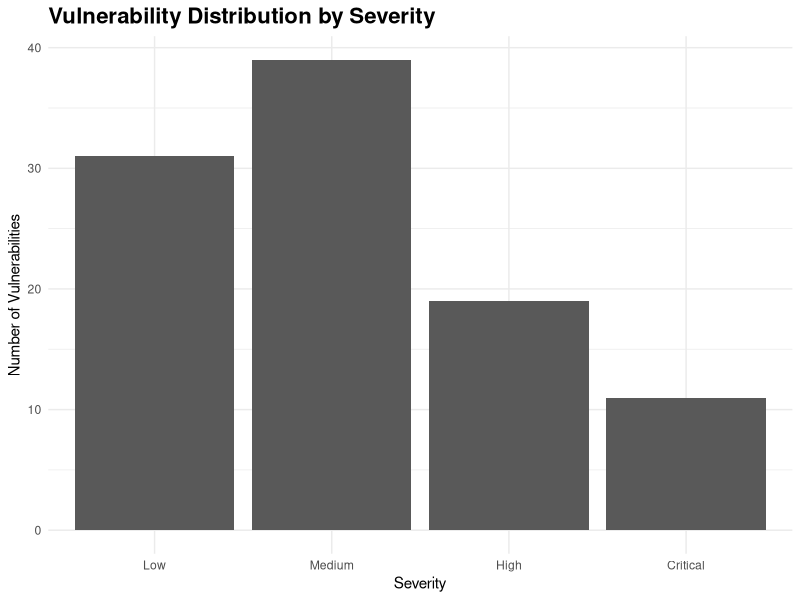
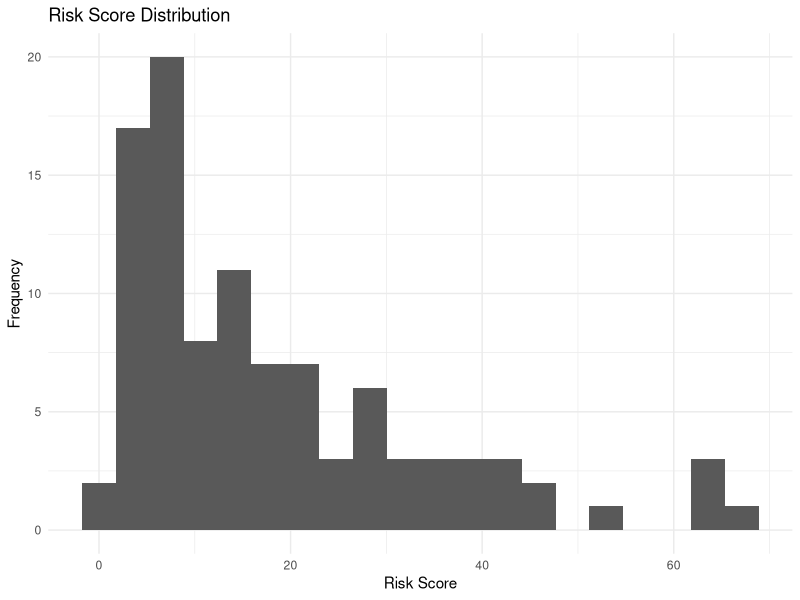
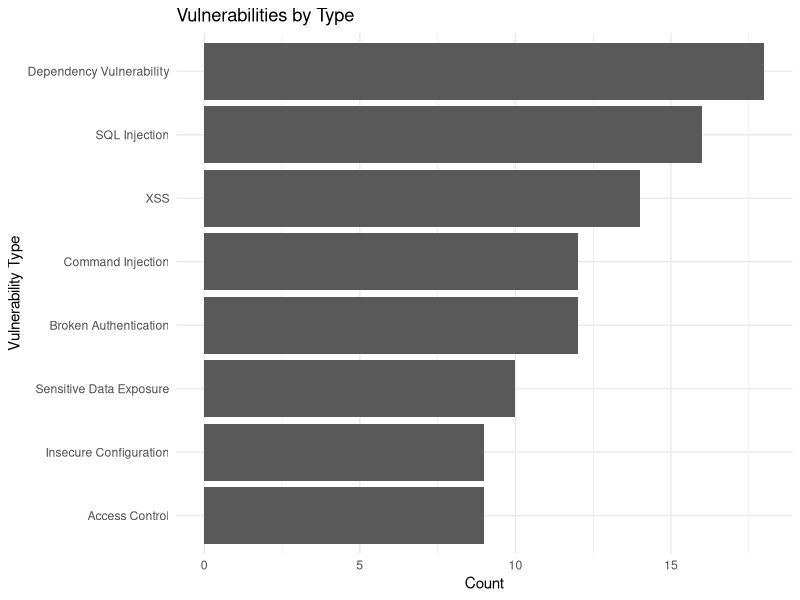
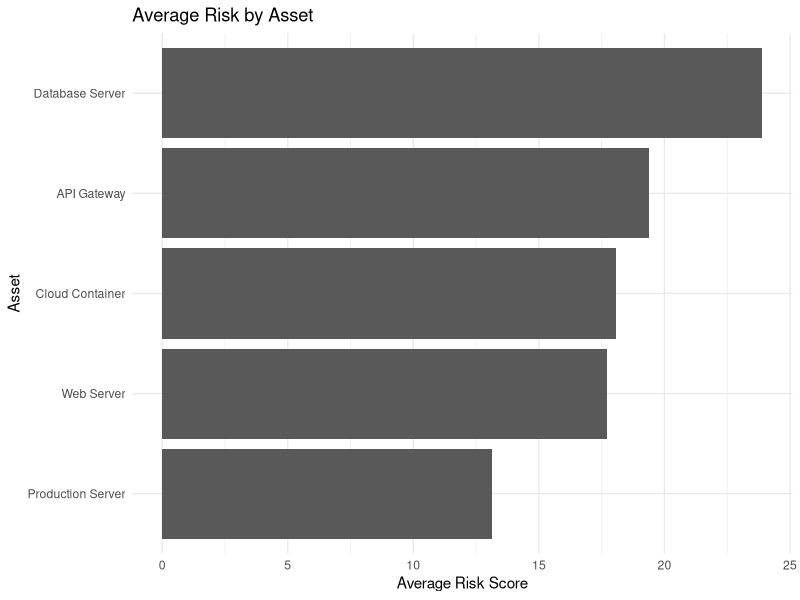
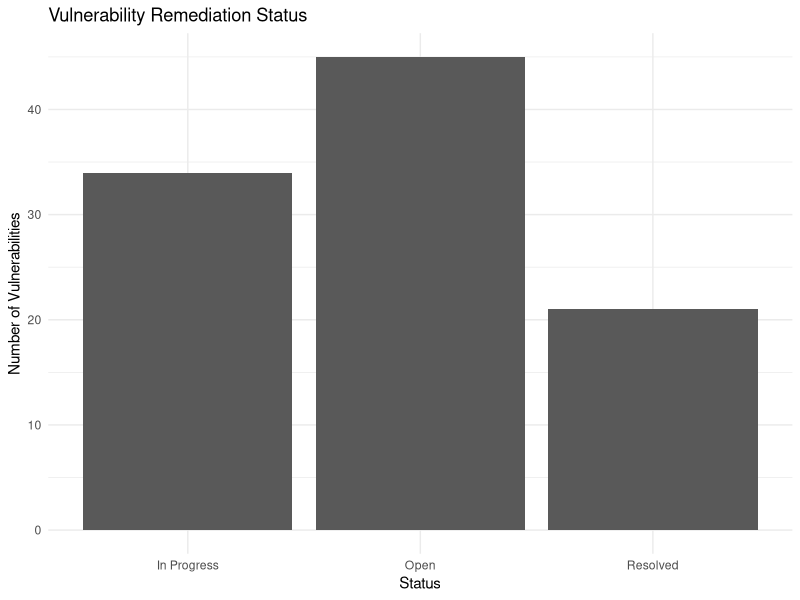
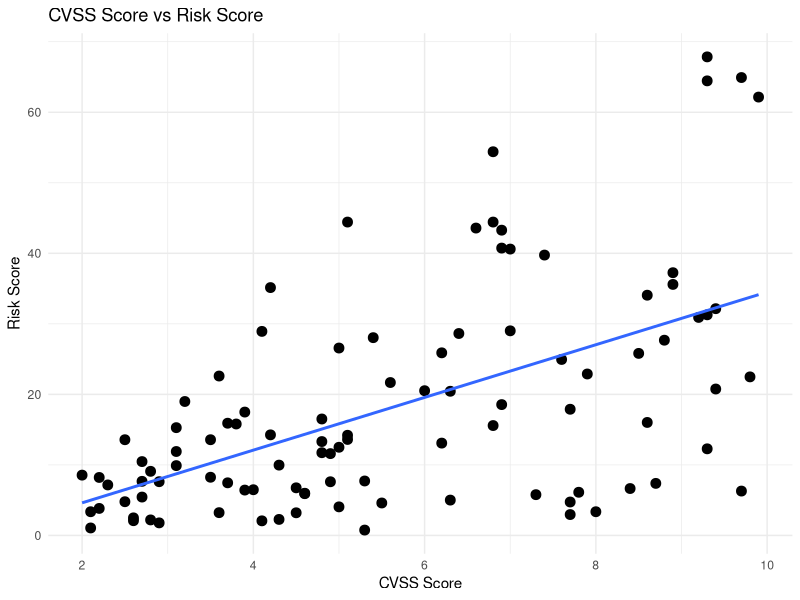
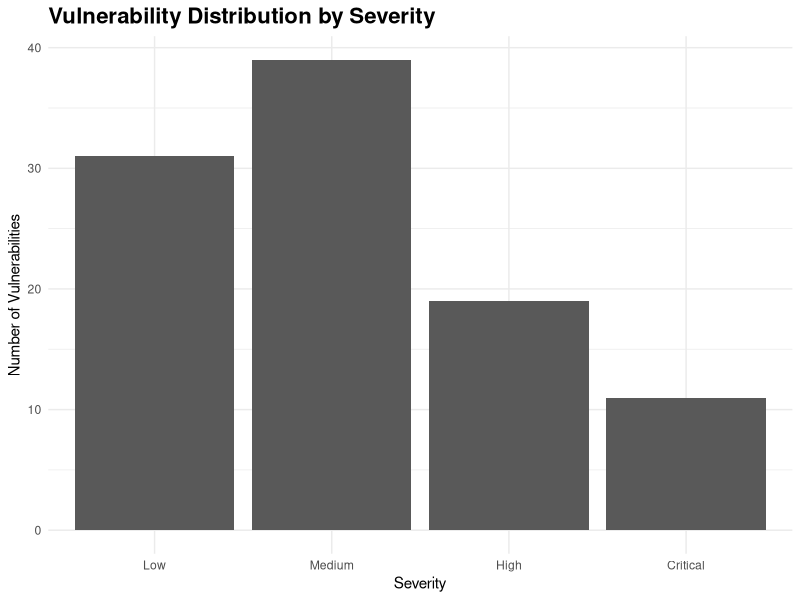
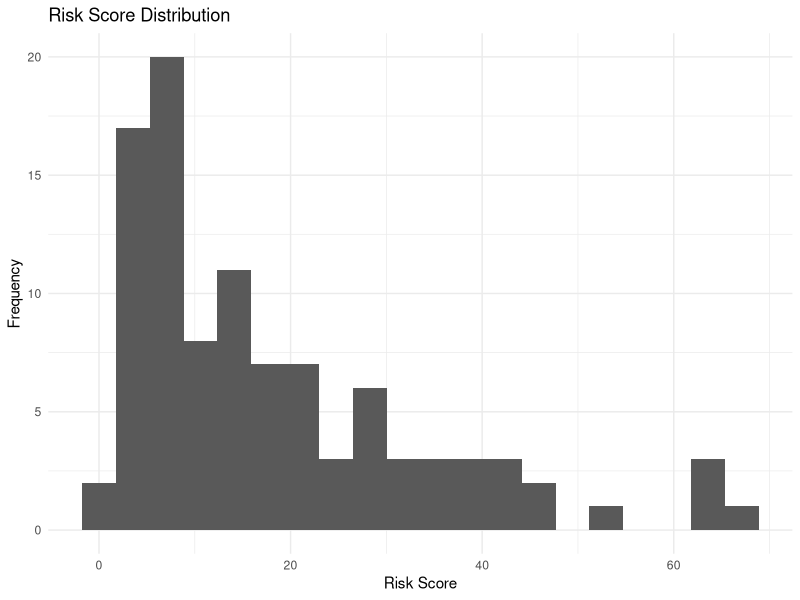

Recreate these plots in R, in order.
# ================================================================
# CO3 - PART 3
# VULNERABILITY ANALYTICS & REPORTING
# DevSecOps Engineering and Application Security
# Bloom's Level: Evaluate - L5
# ================================================================

# -------------------------------
# 1. INSTALL / LOAD PACKAGES
# -------------------------------

packages <- c("ggplot2", "dplyr", "tidyr", "scales")

for (p in packages) {
  if (!require(p, character.only = TRUE)) {
    install.packages(p)
    library(p, character.only = TRUE)
  }
}

# -------------------------------
# 2. SET RANDOM SEED
# -------------------------------

set.seed(58)

# -------------------------------
# 3. GENERATE VULNERABILITY DATA
# -------------------------------

n <- 100

vulnerability_data <- data.frame(
  
  Vulnerability_ID = paste0("VUL-", sprintf("%03d", 1:n)),
  
  Application = sample(
    c("Web Application",
      "Mobile API",
      "Payment Service",
      "Authentication Service",
      "Customer Portal"),
    n,
    replace = TRUE
  ),
  
  Asset = sample(
    c("Production Server",
      "Database Server",
      "API Gateway",
      "Web Server",
      "Cloud Container"),
    n,
    replace = TRUE
  ),
  
  Vulnerability_Type = sample(
    c("SQL Injection",
      "XSS",
      "Broken Authentication",
      "Insecure Configuration",
      "Dependency Vulnerability",
      "Access Control",
      "Sensitive Data Exposure",
      "Command Injection"),
    n,
    replace = TRUE
  ),
  
  CVSS = round(runif(n, 2.0, 10.0), 1),
  
  Exploitability = round(runif(n, 1, 10), 1),
  
  Impact = round(runif(n, 1, 10), 1),
  
  Detection_Source = sample(
    c("SAST",
      "DAST",
      "SCA",
      "Penetration Test",
      "Container Scan"),
    n,
    replace = TRUE
  ),
  
  Status = sample(
    c("Open", "In Progress", "Resolved"),
    n,
    replace = TRUE,
    prob = c(0.45, 0.30, 0.25)
  ),
  
  Remediation_Days = sample(
    1:45,
    n,
    replace = TRUE
  )
)

# -------------------------------
# 4. CALCULATE RISK SCORE
# -------------------------------

vulnerability_data$Risk_Score <-
  round(
    (vulnerability_data$CVSS *
       vulnerability_data$Exploitability *
       vulnerability_data$Impact) / 10,
    2
  )

# -------------------------------
# 5. CLASSIFY SEVERITY
# -------------------------------

vulnerability_data$Severity <- cut(
  vulnerability_data$CVSS,
  breaks = c(-Inf, 4.0, 6.9, 8.9, Inf),
  labels = c(
    "Low",
    "Medium",
    "High",
    "Critical"
  )
)

# -------------------------------
# 6. SLA CLASSIFICATION
# -------------------------------

vulnerability_data$SLA_Limit <- ifelse(
  vulnerability_data$Severity == "Critical", 7,
  ifelse(
    vulnerability_data$Severity == "High", 14,
    ifelse(
      vulnerability_data$Severity == "Medium", 30, 45
    )
  )
)

vulnerability_data$SLA_Status <- ifelse(
  vulnerability_data$Remediation_Days >
    vulnerability_data$SLA_Limit &
    vulnerability_data$Status != "Resolved",
  "SLA Breached",
  "Within SLA"
)

# -------------------------------
# 7. DISPLAY DATA
# -------------------------------

cat("\n====================================================\n")
cat("VULNERABILITY DATASET\n")
cat("====================================================\n")

print(head(vulnerability_data, 10))

# -------------------------------
# 8. SUMMARY BY SEVERITY
# -------------------------------

severity_summary <- vulnerability_data %>%
  group_by(Severity) %>%
  summarise(
    Total = n(),
    Open = sum(Status == "Open"),
    In_Progress = sum(Status == "In Progress"),
    Resolved = sum(Status == "Resolved"),
    Average_CVSS = round(mean(CVSS), 2),
    Average_Risk = round(mean(Risk_Score), 2),
    .groups = "drop"
  )

cat("\n====================================================\n")
cat("SEVERITY SUMMARY\n")
cat("====================================================\n")

print(severity_summary)

# -------------------------------
# 9. STATUS ANALYSIS
# -------------------------------

status_summary <- vulnerability_data %>%
  group_by(Status) %>%
  summarise(
    Vulnerabilities = n(),
    Average_Risk = round(mean(Risk_Score), 2),
    .groups = "drop"
  )

cat("\n====================================================\n")
cat("STATUS SUMMARY\n")
cat("====================================================\n")

print(status_summary)

# -------------------------------
# 10. VULNERABILITY TYPE ANALYSIS
# -------------------------------

type_summary <- vulnerability_data %>%
  group_by(Vulnerability_Type) %>%
  summarise(
    Count = n(),
    Average_CVSS = round(mean(CVSS), 2),
    Average_Risk = round(mean(Risk_Score), 2),
    Critical_Count = sum(Severity == "Critical"),
    .groups = "drop"
  ) %>%
  arrange(desc(Average_Risk))

cat("\n====================================================\n")
cat("VULNERABILITY TYPE ANALYSIS\n")
cat("====================================================\n")

print(type_summary)

# -------------------------------
# 11. ASSET RISK ANALYSIS
# -------------------------------

asset_summary <- vulnerability_data %>%
  group_by(Asset) %>%
  summarise(
    Vulnerabilities = n(),
    Critical = sum(Severity == "Critical"),
    High = sum(Severity == "High"),
    Average_Risk = round(mean(Risk_Score), 2),
    .groups = "drop"
  ) %>%
  arrange(desc(Average_Risk))

cat("\n====================================================\n")
cat("ASSET RISK ANALYSIS\n")
cat("====================================================\n")

print(asset_summary)

# -------------------------------
# 12. SLA ANALYSIS
# -------------------------------

sla_summary <- vulnerability_data %>%
  group_by(SLA_Status) %>%
  summarise(
    Count = n(),
    .groups = "drop"
  )

cat("\n====================================================\n")
cat("SLA ANALYSIS\n")
cat("====================================================\n")

print(sla_summary)

# -------------------------------
# 13. TOP 10 HIGH-RISK VULNERABILITIES
# -------------------------------

top_risk <- vulnerability_data %>%
  arrange(desc(Risk_Score)) %>%
  select(
    Vulnerability_ID,
    Application,
    Asset,
    Vulnerability_Type,
    CVSS,
    Severity,
    Exploitability,
    Impact,
    Risk_Score,
    Status,
    SLA_Status
  ) %>%
  head(10)

cat("\n====================================================\n")
cat("TOP 10 HIGH-RISK VULNERABILITIES\n")
cat("====================================================\n")

print(top_risk)

# -------------------------------
# 14. CRITICAL VULNERABILITIES
# -------------------------------

critical_vulnerabilities <- vulnerability_data %>%
  filter(Severity == "Critical") %>%
  arrange(desc(Risk_Score))

cat("\n====================================================\n")
cat("CRITICAL VULNERABILITIES\n")
cat("====================================================\n")

print(critical_vulnerabilities)

# -------------------------------
# 15. SLA BREACH ANALYSIS
# -------------------------------

sla_breaches <- vulnerability_data %>%
  filter(SLA_Status == "SLA Breached") %>%
  arrange(desc(Risk_Score))

cat("\n====================================================\n")
cat("SLA BREACHES\n")
cat("====================================================\n")

print(sla_breaches)

# ================================================================
# 16. GRAPH 1 - VULNERABILITIES BY SEVERITY
# ================================================================

p1 <- ggplot(
  vulnerability_data,
  aes(x = Severity)
) +
  geom_bar() +
  labs(
    title = "Vulnerability Distribution by Severity",
    x = "Severity",
    y = "Number of Vulnerabilities"
  ) +
  theme_minimal() +
  theme(
    plot.title = element_text(
      face = "bold",
      size = 16
    )
  )

print(p1)

# -------------------------------
# SAVE GRAPH
# -------------------------------

ggsave(
  "01_Vulnerability_Severity.png",
  p1,
  width = 8,
  height = 5,
  dpi = 300
)

# ================================================================
# 17. GRAPH 2 - RISK SCORE DISTRIBUTION
# ================================================================

p2 <- ggplot(
  vulnerability_data,
  aes(x = Risk_Score)
) +
  geom_histogram(
    bins = 20
  ) +
  labs(
    title = "Risk Score Distribution",
    x = "Risk Score",
    y = "Frequency"
  ) +
  theme_minimal()

print(p2)

ggsave(
  "02_Risk_Score_Distribution.png",
  p2,
  width = 8,
  height = 5,
  dpi = 300
)

# ================================================================
# 18. GRAPH 3 - VULNERABILITY TYPE
# ================================================================

p3 <- ggplot(
  type_summary,
  aes(
    x = reorder(Vulnerability_Type, Count),
    y = Count
  )
) +
  geom_col() +
  coord_flip() +
  labs(
    title = "Vulnerabilities by Type",
    x = "Vulnerability Type",
    y = "Count"
  ) +
  theme_minimal()

print(p3)

ggsave(
  "03_Vulnerability_Type.png",
  p3,
  width = 9,
  height = 6,
  dpi = 300
)

# ================================================================
# 19. GRAPH 4 - ASSET RISK
# ================================================================

p4 <- ggplot(
  asset_summary,
  aes(
    x = reorder(Asset, Average_Risk),
    y = Average_Risk
  )
) +
  geom_col() +
  coord_flip() +
  labs(
    title = "Average Risk by Asset",
    x = "Asset",
    y = "Average Risk Score"
  ) +
  theme_minimal()

print(p4)

ggsave(
  "04_Asset_Risk.png",
  p4,
  width = 8,
  height = 5,
  dpi = 300
)

# ================================================================
# 20. GRAPH 5 - OPEN / RESOLVED STATUS
# ================================================================

p5 <- ggplot(
  status_summary,
  aes(
    x = Status,
    y = Vulnerabilities
  )
) +
  geom_col() +
  labs(
    title = "Vulnerability Remediation Status",
    x = "Status",
    y = "Number of Vulnerabilities"
  ) +
  theme_minimal()

print(p5)

ggsave(
  "05_Remediation_Status.png",
  p5,
  width = 8,
  height = 5,
  dpi = 300
)

# ================================================================
# 21. GRAPH 6 - CVSS VS RISK
# ================================================================

p6 <- ggplot(
  vulnerability_data,
  aes(
    x = CVSS,
    y = Risk_Score
  )
) +
  geom_point(
    size = 3
  ) +
  geom_smooth(
    method = "lm",
    se = FALSE
  ) +
  labs(
    title = "CVSS Score vs Risk Score",
    x = "CVSS Score",
    y = "Risk Score"
  ) +
  theme_minimal()

print(p6)

ggsave(
  "06_CVSS_vs_Risk.png",
  p6,
  width = 8,
  height = 5,
  dpi = 300
)

# ================================================================
# 22. SECURITY KPIs
# ================================================================

total_vulnerabilities <- nrow(vulnerability_data)

critical_count <- sum(
  vulnerability_data$Severity == "Critical"
)

high_count <- sum(
  vulnerability_data$Severity == "High"
)

open_count <- sum(
  vulnerability_data$Status == "Open"
)

resolved_count <- sum(
  vulnerability_data$Status == "Resolved"
)

sla_breach_count <- sum(
  vulnerability_data$SLA_Status == "SLA Breached"
)

average_risk <- mean(
  vulnerability_data$Risk_Score
)

resolution_rate <- (
  resolved_count /
    total_vulnerabilities
) * 100

sla_compliance <- (
  1 -
    sla_breach_count /
    total_vulnerabilities
) * 100

# -------------------------------
# DISPLAY KPIs
# -------------------------------

cat("\n====================================================\n")
cat("DEVSECOPS VULNERABILITY SECURITY KPIs\n")
cat("====================================================\n")

cat("Total Vulnerabilities :", total_vulnerabilities, "\n")
cat("Critical Vulnerabilities :", critical_count, "\n")
cat("High Vulnerabilities :", high_count, "\n")
cat("Open Vulnerabilities :", open_count, "\n")
cat("Resolved Vulnerabilities :", resolved_count, "\n")
cat("SLA Breaches :", sla_breach_count, "\n")
cat("Average Risk Score :", round(average_risk, 2), "\n")
cat("Resolution Rate :", round(resolution_rate, 2), "%\n")
cat("SLA Compliance :", round(sla_compliance, 2), "%\n")

# ================================================================
# 23. EVALUATION
# ================================================================

cat("\n====================================================\n")
cat("SECURITY EVALUATION\n")
cat("====================================================\n")

if (critical_count > 0) {
  
  cat(
    "WARNING: Critical vulnerabilities detected.\n"
  )
  
  cat(
    "Immediate remediation is required.\n"
  )
  
} else {
  
  cat(
    "No critical vulnerabilities detected.\n"
  )
  
}

if (sla_breach_count > 0) {
  
  cat(
    "SLA evaluation: Remediation SLA breaches detected.\n"
  )
  
} else {
  
  cat(
    "SLA evaluation: All vulnerabilities are within SLA.\n"
  )
  
}

if (resolution_rate < 50) {
  
  cat(
    "Remediation evaluation: Resolution rate is below 50%.\n"
  )
  
} else {
  
  cat(
    "Remediation evaluation: Resolution rate is acceptable.\n"
  )
  
}

# ================================================================
# 24. EXPORT DATA
# ================================================================

write.csv(
  vulnerability_data,
  "Vulnerability_Dataset.csv",
  row.names = FALSE
)

write.csv(
  severity_summary,
  "Severity_Summary.csv",
  row.names = FALSE
)

write.csv(
  type_summary,
  "Vulnerability_Type_Analysis.csv",
  row.names = FALSE
)

write.csv(
  asset_summary,
  "Asset_Risk_Analysis.csv",
  row.names = FALSE
)

write.csv(
  top_risk,
  "Top_10_High_Risk_Vulnerabilities.csv",
  row.names = FALSE
)

write.csv(
  sla_breaches,
  "SLA_Breaches.csv",
  row.names = FALSE
)

# ================================================================
# 25. CREATE FINAL REPORT
# ================================================================

report <- data.frame(
  Metric = c(
    "Total Vulnerabilities",
    "Critical Vulnerabilities",
    "High Vulnerabilities",
    "Open Vulnerabilities",
    "Resolved Vulnerabilities",
    "SLA Breaches",
    "Average Risk Score",
    "Resolution Rate (%)",
    "SLA Compliance (%)"
  ),
  
  Value = c(
    total_vulnerabilities,
    critical_count,
    high_count,
    open_count,
    resolved_count,
    sla_breach_count,
    round(average_risk, 2),
    round(resolution_rate, 2),
    round(sla_compliance, 2)
  )
)

write.csv(
  report,
  "DevSecOps_Vulnerability_Analytics_Report.csv",
  row.names = FALSE
)

# ================================================================
# 26. FINAL MESSAGE
# ================================================================

cat("\n")
cat("====================================================\n")
cat("CO3 PART 3 COMPLETED SUCCESSFULLY\n")
cat("====================================================\n")
cat("Vulnerability Analytics & Reporting\n")
cat("Bloom Level: Evaluate - L5\n")
cat("\nGenerated Files:\n")
cat("1. Vulnerability_Dataset.csv\n")
cat("2. Severity_Summary.csv\n")
cat("3. Vulnerability_Type_Analysis.csv\n")
cat("4. Asset_Risk_Analysis.csv\n")
cat("5. Top_10_High_Risk_Vulnerabilities.csv\n")
cat("6. SLA_Breaches.csv\n")
cat("7. DevSecOps_Vulnerability_Analytics_Report.csv\n")
cat("\nGenerated Graphs:\n")
cat("1. 01_Vulnerability_Severity.png\n")
cat("2. 02_Risk_Score_Distribution.png\n")
cat("3. 03_Vulnerability_Type.png\n")
cat("4. 04_Asset_Risk.png\n")
cat("5. 05_Remediation_Status.png\n")
cat("6. 06_CVSS_vs_Risk.png\n")
cat("\n====================================================\n")
